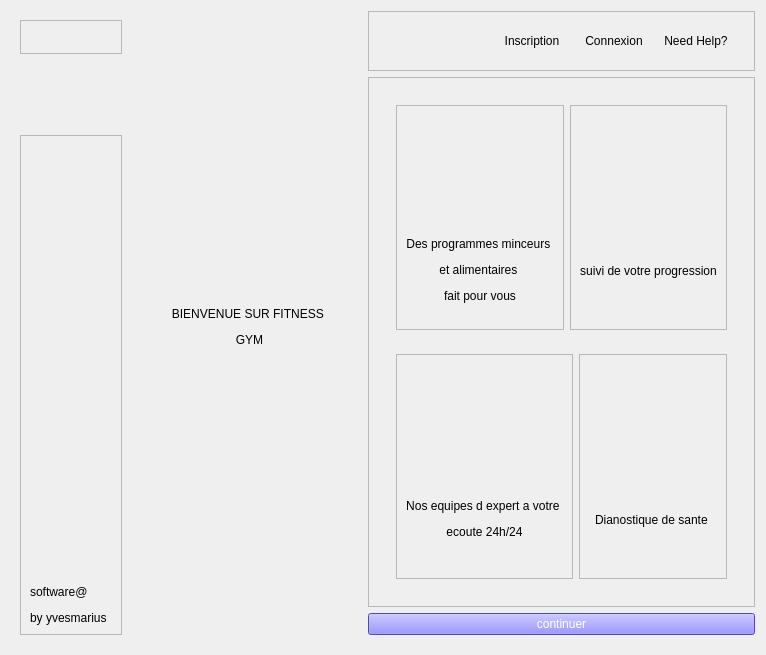
      <widget class="QWidget" name="page_bienvenue">
       <layout class="QHBoxLayout" name="horizontalLayout_10">
        <property name="spacing">
         <number>1</number>
        </property>
        <item>
         <widget class="QWidget" name="widget" native="true">
          <property name="minimumSize">
           <size>
            <width>120</width>
            <height>0</height>
           </size>
          </property>
          <layout class="QVBoxLayout" name="verticalLayout_8">
           <item alignment="Qt::AlignTop">
            <widget class="QFrame" name="frame_2">
             <property name="frameShape">
              <enum>QFrame::StyledPanel</enum>
             </property>
             <property name="frameShadow">
              <enum>QFrame::Raised</enum>
             </property>
             <layout class="QHBoxLayout" name="horizontalLayout_2">
              <item alignment="Qt::AlignTop">
               <widget class="QLabel" name="label_logo">
                <property name="maximumSize">
                 <size>
                  <width>90</width>
                  <height>90</height>
                 </size>
                </property>
                <property name="text">
                 <string/>
                </property>
                <property name="pixmap">
                 <pixmap resource="../Interface/images_rc.qrc">:/im/images/images/OIP (1).jpg</pixmap>
                </property>
                <property name="scaledContents">
                 <bool>true</bool>
                </property>
               </widget>
              </item>
             </layout>
            </widget>
           </item>
           <item>
            <widget class="QFrame" name="frame_7">
             <property name="minimumSize">
              <size>
               <width>0</width>
               <height>500</height>
              </size>
             </property>
             <property name="frameShape">
              <enum>QFrame::StyledPanel</enum>
             </property>
             <property name="frameShadow">
              <enum>QFrame::Raised</enum>
             </property>
             <layout class="QHBoxLayout" name="horizontalLayout_3">
              <item alignment="Qt::AlignBottom">
               <widget class="QLabel" name="label_10">
                <property name="text">
                 <string>&lt;html&gt;&lt;head/&gt;&lt;body&gt;&lt;p&gt;software@ &lt;/p&gt;&lt;p&gt;by yvesmarius&lt;/p&gt;&lt;/body&gt;&lt;/html&gt;</string>
                </property>
               </widget>
              </item>
             </layout>
            </widget>
           </item>
          </layout>
         </widget>
        </item>
        <item>
         <widget class="QWidget" name="widget_3" native="true">
          <layout class="QHBoxLayout" name="horizontalLayout_4">
           <property name="leftMargin">
            <number>0</number>
           </property>
           <property name="rightMargin">
            <number>0</number>
           </property>
           <item>
            <widget class="QLabel" name="label_welcome">
             <property name="minimumSize">
              <size>
               <width>235</width>
               <height>0</height>
              </size>
             </property>
             <property name="text">
              <string>&lt;html&gt;&lt;head/&gt;&lt;body&gt;&lt;p&gt;BIENVENUE SUR FITNESS &lt;/p&gt;&lt;p&gt;GYM&lt;/p&gt;&lt;/body&gt;&lt;/html&gt;</string>
             </property>
             <property name="alignment">
              <set>Qt::AlignCenter</set>
             </property>
             <property name="indent">
              <number>-1</number>
             </property>
            </widget>
           </item>
          </layout>
         </widget>
        </item>
        <item>
         <widget class="QWidget" name="widget_2" native="true">
          <layout class="QVBoxLayout" name="verticalLayout">
           <property name="leftMargin">
            <number>0</number>
           </property>
           <property name="topMargin">
            <number>0</number>
           </property>
           <property name="rightMargin">
            <number>0</number>
           </property>
           <item>
            <widget class="QFrame" name="frame">
             <property name="minimumSize">
              <size>
               <width>0</width>
               <height>0</height>
              </size>
             </property>
             <property name="frameShape">
              <enum>QFrame::StyledPanel</enum>
             </property>
             <property name="frameShadow">
              <enum>QFrame::Raised</enum>
             </property>
             <layout class="QVBoxLayout" name="verticalLayout_7">
              <property name="spacing">
               <number>2</number>
              </property>
              <item alignment="Qt::AlignLeft">
               <widget class="QWidget" name="widget_button_2" native="true">
                <property name="minimumSize">
                 <size>
                  <width>0</width>
                  <height>0</height>
                 </size>
                </property>
                <property name="layoutDirection">
                 <enum>Qt::RightToLeft</enum>
                </property>
                <layout class="QHBoxLayout" name="horizontalLayout_9">
                 <property name="spacing">
                  <number>2</number>
                 </property>
                 <item>
                  <widget class="QPushButton" name="pushButton_5">
                   <property name="text">
                    <string>Need Help?</string>
                   </property>
                   <property name="flat">
                    <bool>true</bool>
                   </property>
                  </widget>
                 </item>
                 <item>
                  <widget class="QPushButton" name="pushButton_6">
                   <property name="text">
                    <string>Connexion</string>
                   </property>
                   <property name="flat">
                    <bool>true</bool>
                   </property>
                  </widget>
                 </item>
                 <item>
                  <widget class="QPushButton" name="pushButton_7">
                   <property name="text">
                    <string>Inscription</string>
                   </property>
                   <property name="flat">
                    <bool>true</bool>
                   </property>
                  </widget>
                 </item>
                </layout>
               </widget>
              </item>
             </layout>
            </widget>
           </item>
           <item>
            <widget class="QFrame" name="frame_principal_right">
             <property name="minimumSize">
              <size>
               <width>0</width>
               <height>530</height>
              </size>
             </property>
             <property name="frameShape">
              <enum>QFrame::StyledPanel</enum>
             </property>
             <property name="frameShadow">
              <enum>QFrame::Raised</enum>
             </property>
             <layout class="QHBoxLayout" name="horizontalLayout_5">
              <item>
               <widget class="QStackedWidget" name="stackedWidget_2">
                <property name="currentIndex">
                 <number>0</number>
                </property>
                <widget class="QWidget" name="page">
                 <layout class="QVBoxLayout" name="verticalLayout_2">
                  <item>
                   <widget class="QWidget" name="widget_4" native="true">
                    <layout class="QHBoxLayout" name="horizontalLayout_6">
                     <item>
                      <widget class="QFrame" name="frame_3">
                       <property name="frameShape">
                        <enum>QFrame::StyledPanel</enum>
                       </property>
                       <property name="frameShadow">
                        <enum>QFrame::Raised</enum>
                       </property>
                       <layout class="QVBoxLayout" name="verticalLayout_3">
                        <item alignment="Qt::AlignHCenter">
                         <widget class="QLabel" name="label">
                          <property name="maximumSize">
                           <size>
                            <width>100</width>
                            <height>100</height>
                           </size>
                          </property>
                          <property name="text">
                           <string/>
                          </property>
                          <property name="pixmap">
                           <pixmap resource="../Interface/images_rc.qrc">:/im/images/images/undraw_mindfulness_scgo.svg</pixmap>
                          </property>
                          <property name="scaledContents">
                           <bool>true</bool>
                          </property>
                          <property name="alignment">
                           <set>Qt::AlignLeading|Qt::AlignLeft|Qt::AlignVCenter</set>
                          </property>
                         </widget>
                        </item>
                        <item>
                         <widget class="QLabel" name="label_2">
                          <property name="text">
                           <string>&lt;html&gt;&lt;head/&gt;&lt;body&gt;&lt;p&gt;Des programmes minceurs &lt;/p&gt;&lt;p&gt;et alimentaires &lt;/p&gt;&lt;p&gt;fait pour vous&lt;/p&gt;&lt;/body&gt;&lt;/html&gt;</string>
                          </property>
                          <property name="alignment">
                           <set>Qt::AlignCenter</set>
                          </property>
                         </widget>
                        </item>
                       </layout>
                      </widget>
                     </item>
                     <item>
                      <widget class="QFrame" name="frame_4">
                       <property name="minimumSize">
                        <size>
                         <width>0</width>
                         <height>0</height>
                        </size>
                       </property>
                       <property name="frameShape">
                        <enum>QFrame::StyledPanel</enum>
                       </property>
                       <property name="frameShadow">
                        <enum>QFrame::Raised</enum>
                       </property>
                       <layout class="QVBoxLayout" name="verticalLayout_4">
                        <item alignment="Qt::AlignHCenter">
                         <widget class="QLabel" name="label_5">
                          <property name="minimumSize">
                           <size>
                            <width>0</width>
                            <height>0</height>
                           </size>
                          </property>
                          <property name="maximumSize">
                           <size>
                            <width>100</width>
                            <height>100</height>
                           </size>
                          </property>
                          <property name="text">
                           <string/>
                          </property>
                          <property name="pixmap">
                           <pixmap resource="../Interface/images_rc.qrc">:/im/images/images/undraw_fitness_stats_sht6.svg</pixmap>
                          </property>
                          <property name="scaledContents">
                           <bool>true</bool>
                          </property>
                         </widget>
                        </item>
                        <item alignment="Qt::AlignHCenter">
                         <widget class="QLabel" name="label_6">
                          <property name="text">
                           <string>suivi de votre progression</string>
                          </property>
                          <property name="alignment">
                           <set>Qt::AlignCenter</set>
                          </property>
                         </widget>
                        </item>
                       </layout>
                      </widget>
                     </item>
                    </layout>
                   </widget>
                  </item>
                  <item>
                   <widget class="QWidget" name="widget_5" native="true">
                    <layout class="QHBoxLayout" name="horizontalLayout_7">
                     <item>
                      <widget class="QFrame" name="frame_5">
                       <property name="frameShape">
                        <enum>QFrame::StyledPanel</enum>
                       </property>
                       <property name="frameShadow">
                        <enum>QFrame::Raised</enum>
                       </property>
                       <layout class="QVBoxLayout" name="verticalLayout_5">
                        <item alignment="Qt::AlignHCenter">
                         <widget class="QLabel" name="label_7">
                          <property name="maximumSize">
                           <size>
                            <width>100</width>
                            <height>100</height>
                           </size>
                          </property>
                          <property name="text">
                           <string/>
                          </property>
                          <property name="pixmap">
                           <pixmap resource="../Interface/images_rc.qrc">:/im/images/images/undraw_teacher_re_sico.svg</pixmap>
                          </property>
                          <property name="scaledContents">
                           <bool>true</bool>
                          </property>
                         </widget>
                        </item>
                        <item>
                         <widget class="QLabel" name="label_3">
                          <property name="text">
                           <string>&lt;html&gt;&lt;head/&gt;&lt;body&gt;&lt;p&gt;Nos equipes d expert a votre &lt;/p&gt;&lt;p&gt;ecoute 24h/24&lt;/p&gt;&lt;/body&gt;&lt;/html&gt;</string>
                          </property>
                          <property name="alignment">
                           <set>Qt::AlignCenter</set>
                          </property>
                         </widget>
                        </item>
                       </layout>
                      </widget>
                     </item>
                     <item>
                      <widget class="QFrame" name="frame_6">
                       <property name="frameShape">
                        <enum>QFrame::StyledPanel</enum>
                       </property>
                       <property name="frameShadow">
                        <enum>QFrame::Raised</enum>
                       </property>
                       <layout class="QVBoxLayout" name="verticalLayout_6">
                        <item alignment="Qt::AlignHCenter">
                         <widget class="QLabel" name="label_4">
                          <property name="maximumSize">
                           <size>
                            <width>100</width>
                            <height>100</height>
                           </size>
                          </property>
                          <property name="text">
                           <string/>
                          </property>
                          <property name="pixmap">
                           <pixmap resource="../Interface/images_rc.qrc">:/im/images/images/healthcare.png</pixmap>
                          </property>
                          <property name="scaledContents">
                           <bool>true</bool>
                          </property>
                         </widget>
                        </item>
                        <item>
                         <widget class="QLabel" name="label_8">
                          <property name="text">
                           <string>Dianostique de sante </string>
                          </property>
                          <property name="alignment">
                           <set>Qt::AlignCenter</set>
                          </property>
                         </widget>
                        </item>
                       </layout>
                      </widget>
                     </item>
                    </layout>
                   </widget>
                  </item>
                 </layout>
                </widget>
                <widget class="QWidget" name="page_3">
                 <layout class="QHBoxLayout" name="horizontalLayout_8">
                  <item>
                   <widget class="QLabel" name="label_9">
                    <property name="minimumSize">
                     <size>
                      <width>334</width>
                      <height>492</height>
                     </size>
                    </property>
                    <property name="text">
                     <string/>
                    </property>
                    <property name="pixmap">
                     <pixmap>../../../../../Documents/5480_humanheartanatomy_as_918525.jpeg</pixmap>
                    </property>
                    <property name="scaledContents">
                     <bool>true</bool>
                    </property>
                   </widget>
                  </item>
                 </layout>
                </widget>
               </widget>
              </item>
             </layout>
            </widget>
           </item>
           <item>
            <widget class="QPushButton" name="pushButton_move_main_app">
             <property name="styleSheet">
              <string notr="true">background-color:rgb(108, 99, 255);color:white;</string>
             </property>
             <property name="text">
              <string>continuer</string>
             </property>
            </widget>
           </item>
          </layout>
         </widget>
        </item>
       </layout>
      </widget>
